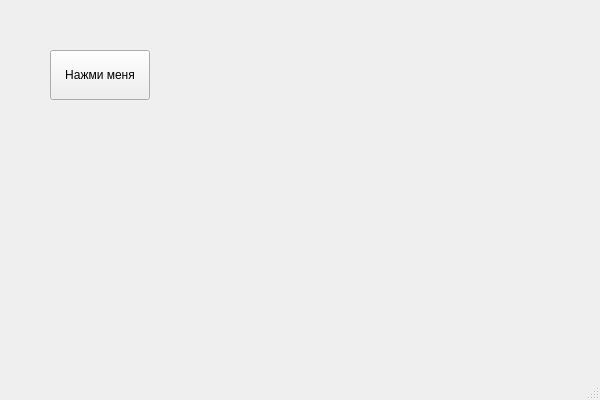
<?xml version="1.0" encoding="UTF-8"?>
<ui version="4.0">
 <class>MainWindow</class>
 <widget class="QMainWindow" name="MainWindow">
  <property name="windowTitle">
   <string>running button</string>
  </property>
  <property name="geometry">
   <rect>
    <x>100</x>
    <y>100</y>
    <width>600</width>
    <height>400</height>
   </rect>
  </property>
  <widget class="QWidget" name="centralwidget">
    <widget class="QPushButton" name="pushButton">
      <property name="text">
        <string>Нажми меня</string>
      </property>
      <property name="geometry">
        <rect>
          <x>50</x>
          <y>50</y>
          <width>100</width>
          <height>50</height>
        </rect>
      </property>
      <property name="sizePolicy">
        <sizepolicy hsizetype="Fixed" vsizetype="Fixed">
          <horstretch>0</horstretch>
          <verstretch>0</verstretch>
        </sizepolicy>
      </property>
    </widget>
  </widget>
  <widget class="QMenuBar" name="menubar"/>
  <widget class="QStatusBar" name="statusbar"/>
 </widget>
 <resources/>
 <connections/>
</ui>
